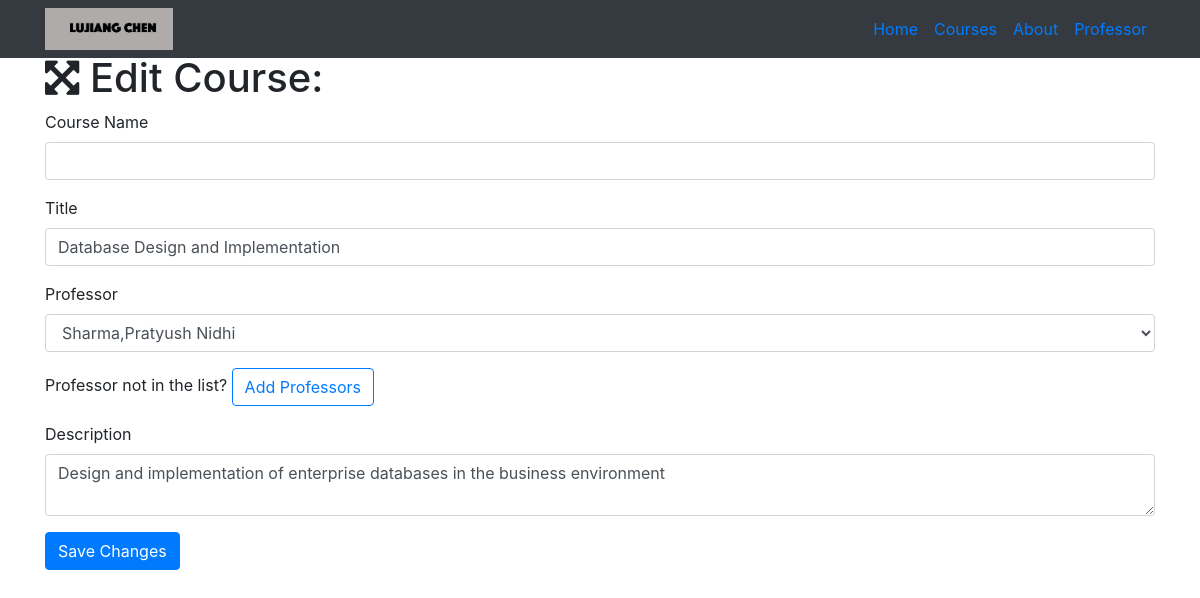
The app's page /course/edit/1, older data.
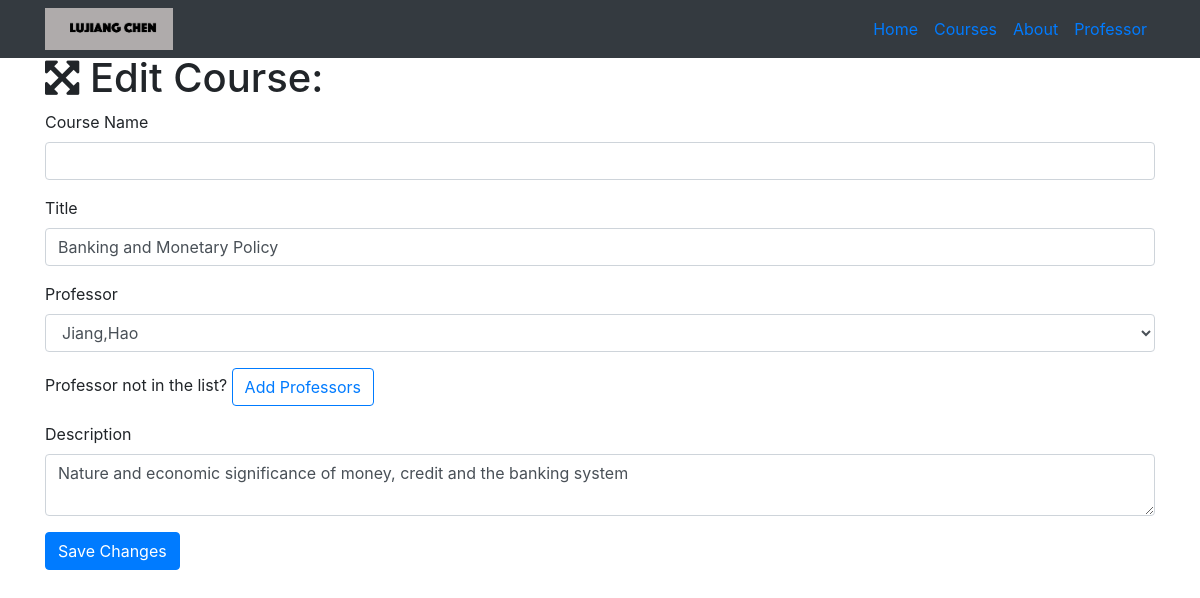
The same page, newer data.
### resume.py (models this page shows)
class Course(db.Model):
    __tablename__ = 'courses'
    id = db.Column(db.Integer, primary_key=True)
    course_number = db.Column(db.String(60))
    title = db.Column(db.String(256))
    description = db.Column(db.Text)
    professor_id = db.Column(db.Integer, db.ForeignKey('professors.id'))

### resume.py (the view, shortened to what this page needs)
@app.route('/course/edit/<int:id>', methods=['GET', 'POST'])
def edit_course(id):
    course = Course.query.filter_by(id=id).first()
    professors = Professor.query.all()
    if request.method == 'GET':
        return render_template('course-edit.html', course=course, professors=professors)

### templates/course-edit.html (shortened to what this page needs)
{% extends "home-base.html"%}
{% block page_content%}
  <div class="container">
    <h1><i class="fa fa-arrows-alt" aria-hidden="true"></i> Edit Course:</h1>
    <form action="/course/edit/{{course.id}}" method="post">
      <div class="form-group">
        <label>Course Name</label>
        <input class="form-control" type="text" name="number" value="{{course.number}}" required="true">
      </div>
      <div class="form-group">
        <label>Title</label>
        <input class="form-control" type="text" name="title" value="{{course.title}}" required="true">
      </div>
      <div class="form-group">
        <label>Professor</label>
        <select class="form-control" name="professor">
          {% for professor in professors %}
            {% if professor == course.professor %}
              <option selected="selected">{{professor.name}}</option>
            {% else %}
              <option>{{professor.name}}</option>
            {% endif %}
          {% endfor %}
        </select>
      </div>
      <div class="form-group">
        Professor not in the list? <a href="/professor/add" class="btn btn-outline-primary" role="button" aria-disabled="true">Add Professors</a>
      </div>
      <div class="form-group">
        <label>Description</label>
        <textarea class="form-control" name="description" required="true">{{course.description}}</textarea>
      </div>
      <button type="submit" class="btn btn-primary">Save Changes</button>
    </form>
  </div>
{% endblock%}

### templates/home-base.html (shortened to what this page needs)
<!DOCTYPE html>
<html>
  <head>
    {% block head %}
  <link rel="stylesheet" href="https://maxcdn.bootstrapcdn.com/bootstrap/4.0.0-beta.2/css/bootstrap.min.css">
  <link rel="stylesheet" href="https://maxcdn.bootstrapcdn.com/font-awesome/4.7.0/css/font-awesome.min.css">
  <link rel="stylesheet" type="text/css" href="{{ url_for('static', filename='resume.css') }}">
  {% endblock%}
  </head>
  <body>
    <nav class="navbar navbar-expand-lg navbar-blue bg-dark fixed-top">
      <div class="container">
        <img src="/static/NAME.png" alt="name" style="width:128px;height:px;" >
        <div class="collapse navbar-collapse" id="navbarResponsive">
          <ul class="navbar-nav ml-auto">
            <li class="nav-item">
              <a class="nav-link" href="http://127.0.0.1:5000/#">Home</a>
            </li>
            <li class="nav-item">
              <a class="nav-link" href="http://127.0.0.1:5000/courses">Courses</a>
            </li>
            <li class="nav-item">
              <a class="nav-link" href="http://127.0.0.1:5000/about">About</a>
            </li>
            <li class="nav-item">
            <a class="nav-link" href="http://127.0.0.1:5000/professors">Professor</a>
            </li>
          </ul>
        </div>
      </div>
    </nav>
  {% block page_content%}
  {% endblock%}
  </body>
</html>

### static/resume.css (style rules this page uses)
body { padding-top: 54px; }

Row changes from the older to the newer data that the page shows:
changed Course: title "Database Design and Implementation" → "Banking and Monetary Policy"; description "Design and implementation of enterprise databases in the business environment" → "Nature and economic significance of money, credit and the banking system"
Text that changed along with them:
form field professor: "Sharma,Pratyush Nidhi" → "Jiang,Hao"
